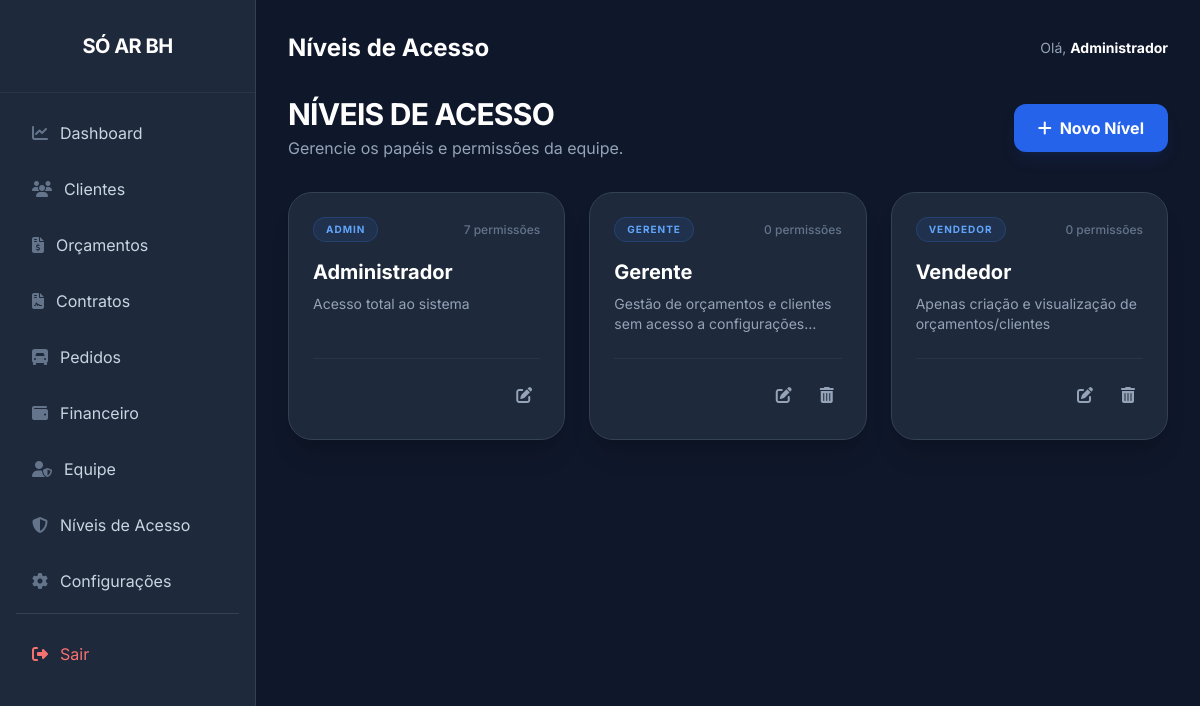
/roles (signed in), run on the app's committed database.
### tables this page shows
CREATE TABLE IF NOT EXISTS roles (
    id INT AUTO_INCREMENT PRIMARY KEY,
    nome VARCHAR(50) NOT NULL,
    slug VARCHAR(50) UNIQUE NOT NULL,
    descricao VARCHAR(255)
);

### app/Controllers/BaseController.php (called while the page is built, shortened)
<?php
class BaseController
{
    protected function view($path, $data = [])
    {
        $configModel = new \App\Models\Configuracao();
        $data['global_company'] = $configModel->all();
        extract($data);
        require_once __DIR__ . "/../../views/{$path}.php";
    }
}

### app/Controllers/RoleController.php (called while the page is built, shortened)
<?php
class RoleController extends BaseController
{
    private $roleModel;
    public function __construct()
    {
        $this->roleModel = new Role();
    }
    public function index()
    {
        $roles = $this->roleModel->allWithPermissionCount();
        $this->view('admin/roles/index', [
            'title' => 'Níveis de Acesso',
            'roles' => $roles
        ]);
    }
}

### app/Services/PermissionService.php (called while the page is built, shortened)
<?php
class PermissionService
{
    private static $permissions = null;
    public static function has($permissionSlug)
    {
        $userPermissions = self::getUserPermissions($_SESSION['user_id']);
        return in_array($permissionSlug, $userPermissions);
    }
    public static function getUserPermissions($userId)
    {
        if (self::$permissions !== null) return self::$permissions;
        $db = \App\Services\Database::getInstance();
        $stmt = $db->prepare("SELECT role_id FROM usuarios WHERE id = ?");
        $stmt->execute([$userId]);
        $roleId = $stmt->fetchColumn();
        $stmt = $db->prepare("
            SELECT p.slug
            FROM permissoes p
            JOIN role_permissoes rp ON p.id = rp.permissao_id
            WHERE rp.role_id = ?
        ");
        $stmt->execute([$roleId]);
        self::$permissions = $stmt->fetchAll(PDO::FETCH_COLUMN);
        return self::$permissions;
    }
}

### app/Services/Database.php (called while the page is built, shortened)
<?php
class Database
{
    private static $instance = null;
    private $connection;
    private function __construct()
    {
        $config = require __DIR__ . '/../../config/config.php';
        $db = $config['db'];
        try {
            $dsn = "mysql:host={$db['host']};dbname={$db['dbname']};charset={$db['charset']}";
            $this->connection = new PDO($dsn, $db['user'], $db['pass'], [
                PDO::ATTR_ERRMODE => PDO::ERRMODE_EXCEPTION,
                PDO::ATTR_DEFAULT_FETCH_MODE => PDO::FETCH_ASSOC,
                PDO::ATTR_EMULATE_PREPARES => false,
            ]);
        } catch (PDOException $e) {
            die("Database connection failed: " . $e->getMessage());
        }
    }
    public static function getInstance()
    {
        if (self::$instance === null) {
            self::$instance = new self();
        }
        return self::$instance->getConnection();
    }
    public function getConnection()
    {
        return $this->connection;
    }
}

### config/config.php (called while the page is built)
<?php
return [
    'db' => [
        'host' => '177.136.234.91',
        'dbname' => 'soarcondicionado_crm',
        'user' => 'soarcondicionado_cm',
        'pass' => '?*4kqWSh1N0V;+~1',
        'charset' => 'utf8mb4'
    ],
    'app_url' => 'https://crm.soarcondicionadobh.com.br',
    'app_key' => 'OYP6bZVdFg0C28KUEZoVBNiuUhHvPGWfBl05HxfrLBI='
];

### app/Models/BaseModel.php (called while the page is built, shortened)
<?php
abstract class BaseModel
{
    public function __construct()
    {
        $this->db = Database::getInstance();
    }
}

### app/Models/Role.php (called while the page is built, shortened)
<?php
class Role extends BaseModel
{
    public function allWithPermissionCount()
    {
        $stmt = $this->db->query("
            SELECT r.*, COUNT(rp.permissao_id) as total_permissoes
            FROM roles r
            LEFT JOIN role_permissoes rp ON r.id = rp.role_id
            GROUP BY r.id
            ORDER BY r.nome ASC
        ");
        return $stmt->fetchAll();
    }
}

### views/admin/roles/index.php (the view, shortened to what this page needs)
<?php include __DIR__ . '/../layout/header.php'; ?>
<div class="max-w-6xl mx-auto">
    <div class="flex items-center justify-between mb-8">
        <div>
            <h1 class="text-3xl font-bold text-white uppercase tracking-tight">Níveis de Acesso</h1>
            <p class="text-slate-400 mt-1">Gerencie os papéis e permissões da equipe.</p>
        </div>
        <a href="/roles/create" class="px-6 py-3 bg-blue-600 hover:bg-blue-700 text-white font-bold rounded-xl transition-all shadow-lg shadow-blue-900/20 flex items-center">
            <i class="fa-solid fa-plus mr-2"></i> Novo Nível
        </a>
    </div>
    <div class="grid grid-cols-1 md:grid-cols-2 lg:grid-cols-3 gap-6">
        <?php foreach ($roles as $role): ?>
        <div class="bg-slate-800 rounded-3xl border border-slate-700 shadow-xl p-6 flex flex-col justify-between hover:border-slate-500 transition-all group">
            <div>
                <div class="flex items-center justify-between mb-4">
                    <span class="px-3 py-1 rounded-full text-[10px] font-bold uppercase tracking-widest bg-blue-500/10 text-blue-400 border border-blue-500/20">
                        <?= htmlspecialchars($role['slug']) ?>
                    </span>
                    <span class="text-xs text-slate-500 font-medium">
                        <?= $role['total_permissoes'] ?> permissões
                    </span>
                </div>
                <h3 class="text-xl font-bold text-white mb-2 group-hover:text-blue-400 transition-colors"><?= htmlspecialchars($role['nome']) ?></h3>
                <p class="text-slate-400 text-sm mb-6 line-clamp-2"><?= htmlspecialchars($role['descricao'] ?: 'Sem descrição.') ?></p>
            </div>
            <div class="flex items-center justify-end space-x-3 pt-4 border-t border-slate-700/50">
                <a href="/roles/edit/<?= $role['id'] ?>" class="p-2 text-slate-400 hover:text-blue-400 transition-all">
                    <i class="fa-solid fa-pen-to-square"></i>
                </a>
                <?php if ($role['slug'] !== 'admin'): ?>
                <button onclick="confirmDelete(<?= $role['id'] ?>)" class="p-2 text-slate-400 hover:text-red-400 transition-all">
                    <i class="fa-solid fa-trash-can"></i>
                </button>
                <?php endif; ?>
            </div>
        </div>
        <?php endforeach; ?>
    </div>
</div>
<?php include __DIR__ . '/../layout/footer.php'; ?>

### public/index.php (shortened to what this page needs)
<?php
function route($path, $controller, $method, $request_method = 'GET') {
    $uri = parse_url($_SERVER['REQUEST_URI'], PHP_URL_PATH);
    $base_path = '/';
    $uri = str_replace($base_path, '/', $uri);
    $uri = '/' . ltrim($uri, '/');
    if ($uri === $path && $_SERVER['REQUEST_METHOD'] === $request_method) {
        $ctrl = new $controller();
        $ctrl->$method();
        exit;
    }
}
route('/roles', RoleController::class, 'index', 'GET');

### views/admin/layout/header.php (shortened to what this page needs)
<!DOCTYPE html>
<html lang="pt-br">
<head>
    <script src="https://cdn.tailwindcss.com"></script>
    <link rel="stylesheet" href="https://cdnjs.cloudflare.com/ajax/libs/font-awesome/6.4.0/css/all.min.css">
</head>
<body class="bg-slate-900 text-slate-200">
    <div class="flex min-h-screen">
        <aside class="w-64 bg-slate-800 border-r border-slate-700 flex-shrink-0">
            <div class="px-6 py-8 border-b border-slate-700/50 mb-4">
                <?php if (!empty($global_company['company_logo'])): ?>
                    <img src="/<?= $global_company['company_logo'] ?>" class="h-12 w-auto object-contain brightness-0 invert mx-auto" alt="<?= htmlspecialchars($global_company['company_name']) ?>">
                <?php else: ?>
                    <h1 class="text-xl font-bold text-white tracking-tight text-center"><?= htmlspecialchars($global_company['company_name'] ?? 'SÓ AR BH') ?></h1>
                <?php endif; ?>
            </div>
            <nav class="mt-4 px-4 space-y-2">
                <?php if (\App\Services\PermissionService::has('dashboard.view')): ?>
                <a href="/dashboard" class="flex items-center px-4 py-3 text-slate-300 hover:bg-slate-700 hover:text-white rounded-xl transition-all group">
                    <i class="fa-solid fa-chart-line mr-3 text-slate-500 group-hover:text-blue-400"></i>
                    Dashboard
                </a>
                <?php endif; ?>
                <?php if (\App\Services\PermissionService::has('clientes.manage')): ?>
                <a href="/clientes" class="flex items-center px-4 py-3 text-slate-300 hover:bg-slate-700 hover:text-white rounded-xl transition-all group">
                    <i class="fa-solid fa-users mr-3 text-slate-500 group-hover:text-blue-400"></i>
                    Clientes
                </a>
                <?php endif; ?>
                <?php if (\App\Services\PermissionService::has('orcamentos.manage')): ?>
                <a href="/orcamentos" class="flex items-center px-4 py-3 text-slate-300 hover:bg-slate-700 hover:text-white rounded-xl transition-all group">
                    <i class="fa-solid fa-file-invoice-dollar mr-3 text-slate-500 group-hover:text-blue-400"></i>
                    Orçamentos
                </a>
                <?php endif; ?>
                <?php if (\App\Services\PermissionService::has('contratos.manage')): ?>
                <a href="/contratos" class="flex items-center px-4 py-3 text-slate-300 hover:bg-slate-700 hover:text-white rounded-xl transition-all group">
                    <i class="fa-solid fa-file-contract mr-3 text-slate-500 group-hover:text-blue-400"></i>
                    Contratos
                </a>
                <?php endif; ?>
                <?php if (\App\Services\PermissionService::has('financeiro.manage')): ?>
                <a href="/pedidos" class="flex items-center px-4 py-3 text-slate-300 hover:bg-slate-700 hover:text-white rounded-xl transition-all group">
                    <i class="fa-solid fa-truck-front mr-3 text-slate-500 group-hover:text-blue-400"></i>
                    Pedidos
                </a>
                <?php endif; ?>
                <?php if (\App\Services\PermissionService::has('financeiro.manage')): ?>
                <a href="/financeiro" class="flex items-center px-4 py-3 text-slate-300 hover:bg-slate-700 hover:text-white rounded-xl transition-all group">
                    <i class="fa-solid fa-wallet mr-3 text-slate-500 group-hover:text-blue-400"></i>
                    Financeiro
                </a>
                <?php endif; ?>
                <?php if (\App\Services\PermissionService::has('usuarios.manage')): ?>
                <a href="/usuarios" class="flex items-center px-4 py-3 text-slate-300 hover:bg-slate-700 hover:text-white rounded-xl transition-all group">
                    <i class="fa-solid fa-user-shield mr-3 text-slate-500 group-hover:text-blue-400"></i>
                    Equipe
                </a>
                <a href="/roles" class="flex items-center px-4 py-3 text-slate-300 hover:bg-slate-700 hover:text-white rounded-xl transition-all group">
                    <i class="fa-solid fa-shield-halved mr-3 text-slate-500 group-hover:text-blue-400"></i>
                    Níveis de Acesso
                </a>
                <?php endif; ?>
                <?php if (\App\Services\PermissionService::has('configuracoes.manage')): ?>
                <a href="/configuracoes" class="flex items-center px-4 py-3 text-slate-300 hover:bg-slate-700 hover:text-white rounded-xl transition-all group">
                    <i class="fa-solid fa-gear mr-3 text-slate-500 group-hover:text-blue-400"></i>
                    Configurações
                </a>
                <?php endif; ?>
                <div class="pt-4 border-t border-slate-700 mt-4">
                    <a href="/logout" class="flex items-center px-4 py-3 text-red-400 hover:bg-red-500/10 rounded-xl transition-all">
                        <i class="fa-solid fa-right-from-bracket mr-3"></i>
                        Sair
                    </a>
                </div>
            </nav>
        </aside>
        <main class="flex-1 p-8 overflow-y-auto">
            <header class="flex justify-between items-center mb-8">
                <h2 class="text-2xl font-bold text-white"><?= $title ?? 'Painel' ?></h2>
                <div class="flex items-center space-x-4">
                    <span class="text-slate-400 text-sm">Olá, <strong class="text-white"><?= $_SESSION['user_nome'] ?></strong></span>
                </div>
            </header>

### views/admin/layout/footer.php
        </main>
    </div>
</body>
</html>

### views/admin/layout/header.php (style rules this page uses)
body { font-family: 'Inter', sans-serif; }

### data on the page
roles: slug "ADMIN", total_permissoes "7", nome "Administrador", descricao "Acesso total ao sistema"
roles: slug "GERENTE", total_permissoes "0", nome "Gerente", descricao "Gestão de orçamentos e clientes sem acesso a…"
roles: slug "VENDEDOR", total_permissoes "0", nome "Vendedor", descricao "Apenas criação e visualização de orçamentos/clientes"

### other printed values
$global_company['company_name'] "SÓ AR BH"
$title "Níveis de Acesso"
$_SESSION['user_nome'] "Administrador"
